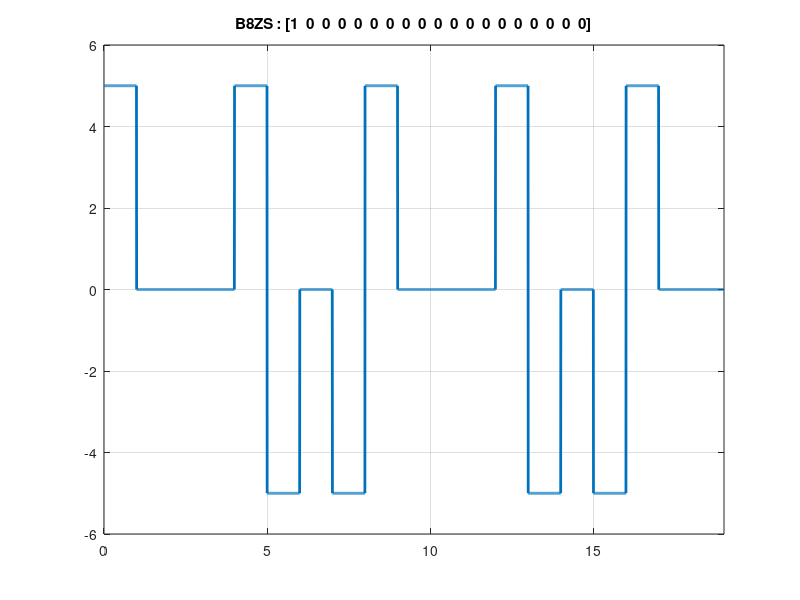

Write MATLAB code to recreate this figure.
clc;
close all;
clear all;

bits = [1,0,0,0,0,0,0,0,0,0,0,0,0,0,0,0,0,0,0]; 

bitrate = 1;
voltage = 5;
lastNonZero = -voltage;
cnt = 0;

T = length(bits)/bitrate; %total time for bit sequence
n = 200; %sample per bit
N = n * T; %total sample
dt = T / N; %sampling time
t = 0:dt:T-dt; %every time instance
y = zeros(1,length(t)); %output signal


%modulation
for i = 1 : length(bits)
  if(bits(i) == 0)
    cnt++;
  else
    cnt = 0;
    y((i - 1) * n + 1 : i * n) = -lastNonZero;
    lastNonZero = -lastNonZero;
  endif
  
  if(cnt == 8)
    y((i - 5) * n + 1 : (i - 4) * n) = lastNonZero;
    y((i - 4) * n + 1 : (i - 3) * n) = -lastNonZero;
    lastNonZero = -lastNonZero;
    y((i - 2) * n + 1 : (i - 1) * n) = lastNonZero;
    y((i - 1) * n + 1 : i * n) = -lastNonZero;
    lastNonZero = -lastNonZero;
    cnt = 0;
  endif
endfor

%disp("FUCK");
plot(t,y,'LineWidth',2);
axis([0 T -voltage-1 voltage+1]);
grid on;
title(['B8ZS : [' num2str(bits) ']']);

%demodulation
lastNonZero = -voltage;
flg = 1;
cnt = 0;

for i = 1 : length(t)
  if(rem(i,n) == 0 && y(i) == 0)
      receiving_bits(i / n) = 0;
    elseif(rem(i,n) == 0 && y(i) == lastNonZero) 
      receiving_bits(i / n) = 0;
      flg = 0;
      cnt++;
    elseif(rem(i,n) == 0 && y(i) == -lastNonZero && flg == 0) 
      receiving_bits(i / n) = 0;
      lastNonZero = -lastNonZero;
      flg = 0;
      cnt++;
      if(cnt == 4)
        cnt = 0;
        flg = 1;
      endif
      
    elseif(rem(i,n) == 0)
      receiving_bits(i / n) = 1;
      lastNonZero = -lastNonZero;
      flg = 1;
  endif
endfor
disp("B8ZS Decoding : ");
disp(receiving_bits);
